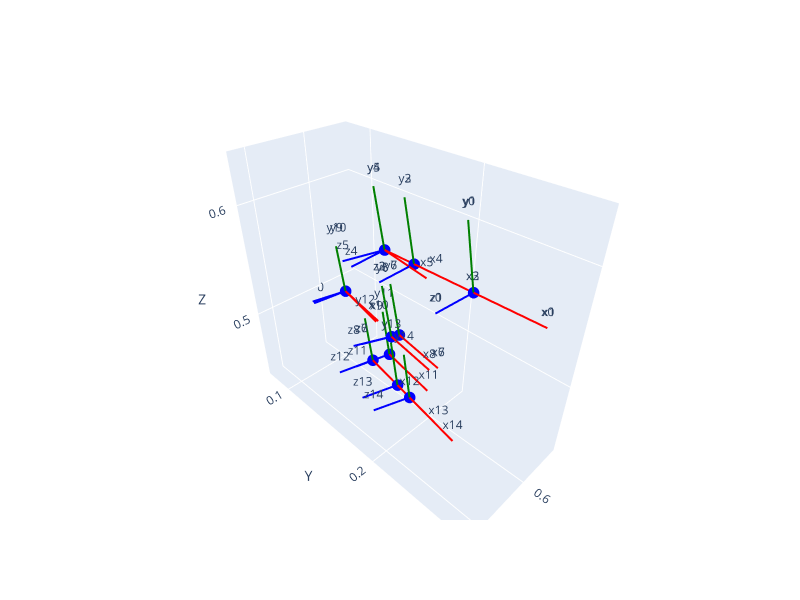

The notebook cell this image was saved under:
### Code cell
def plot_poses(poses, scale=0.05, axis_labels=True, pose_labels=None, ax=None, figsize=(8, 6)):
    """
    Visualize 4x4 pose matrices as coordinate frames using Plotly.
    - poses: single 4x4 array or iterable/array of shape (N,4,4)
    - scale: length of drawn axes
    - axis_labels: annotate axes ('x','y','z') for each pose
    - ax: ignored (kept for compatibility)
    Returns the plotly Figure.
    """
    poses = np.asarray(poses)
    if poses.ndim == 2 and poses.shape == (4, 4):
        poses = poses[None, ...]
    assert poses.ndim == 3 and poses.shape[1:] == (4, 4), "poses must be (N,4,4) or (4,4)"

    fig = go.Figure()
    all_points = []

    pose_labels = pose_labels if pose_labels is not None else list(range(len(poses)))

    for i, pose in zip(pose_labels, poses):
        t = pose[:3, 3]
        R = pose[:3, :3]
        for vec, color, lbl in zip(R.T, ("red", "green", "blue"), ("x", "y", "z")):
            end = t + vec * scale
            line = np.vstack([t, end])
            fig.add_trace(go.Scatter3d(
                x=line[:, 0], y=line[:, 1], z=line[:, 2],
                mode="lines", line=dict(color=color, width=4), showlegend=False
            ))
            fig.add_trace(go.Scatter3d(
                x=[t[0]], y=[t[1]], z=[t[2]],
                mode="markers", marker=dict(color=color, size=4), showlegend=False
            ))
            if axis_labels:
                fig.add_trace(go.Scatter3d(
                    x=[end[0]], y=[end[1]], z=[end[2]],
                    mode="text", text=[f"{lbl}{i}"], textposition="top center",
                    showlegend=False
                ))
        all_points.extend([t, t + R[:, 0] * scale, t + R[:, 1] * scale, t + R[:, 2] * scale])

    all_points = np.vstack(all_points)
    mins = all_points.min(axis=0)
    maxs = all_points.max(axis=0)
    centers = 0.5 * (mins + maxs)
    radius = (maxs - mins).max() / 2.0

    fig.update_layout(
        scene=dict(
            xaxis=dict(title="X", range=[centers[0] - radius, centers[0] + radius]),
            yaxis=dict(title="Y", range=[centers[1] - radius, centers[1] + radius]),
            zaxis=dict(title="Z", range=[centers[2] - radius, centers[2] + radius]),
        ),
        width=figsize[0] * 100,
        height=figsize[1] * 100,
    )
    # fig.show()
    return fig

# Only keep one pose per image
unique_img_df = data.groupby("img").first()
poses = unique_img_df["pose"].values
img_idxes = unique_img_df.index.values

plot_poses(np.stack(poses), pose_labels=img_idxes)

### Figure 1 — Plotly figure (JSON) as saved in the notebook; plotly's stock layout.template omitted (floating-point values rounded to 4 significant figures)
{"data": [{"line": {"color": "red", "width": 4}, "mode": "lines", "showlegend": false, "type": "scatter3d", "x": [0.6176, 0.6263], "y": [0.2336, 0.2827], "z": [0.5795, 0.5836]}, {"marker": {"color": "red", "size": 4}, "mode": "markers", "showlegend": false, "type": "scatter3d", "x": [0.6176], "y": [0.2336], "z": [0.5795]}, {"mode": "text", "showlegend": false, "text": ["x0"], "textposition": "top center", "type": "scatter3d", "x": [0.6263], "y": [0.2827], "z": [0.5836]}, {"line": {"color": "green", "width": 4}, "mode": "lines", "showlegend": false, "type": "scatter3d", "x": [0.6176, 0.6248], "y": [0.2336, 0.2282], "z": [0.5795, 0.6287]}, {"marker": {"color": "green", "size": 4}, "mode": "markers", "showlegend": false, "type": "scatter3d", "x": [0.6176], "y": [0.2336], "z": [0.5795]}, {"mode": "text", "showlegend": false, "text": ["y0"], "textposition": "top center", "type": "scatter3d", "x": [0.6248], "y": [0.2282], "z": [0.6287]}, {"line": {"color": "blue", "width": 4}, "mode": "lines", "showlegend": false, "type": "scatter3d", "x": [0.6176, 0.6663], "y": [0.2336, 0.2256], "z": [0.5795, 0.5715]}, {"marker": {"color": "blue", "size": 4}, "mode": "markers", "showlegend": false, "type": "scatter3d", "x": [0.6176], "y": [0.2336], "z": [0.5795]}, {"mode": "text", "showlegend": false, "text": ["z0"], "textposition": "top center", "type": "scatter3d", "x": [0.6663], "y": [0.2256], "z": [0.5715]}, {"line": {"color": "red", "width": 4}, "mode": "lines", "showlegend": false, "type": "scatter3d", "x": [0.6176, 0.6263], "y": [0.2336, 0.2827], "z": [0.5795, 0.5836]}, {"marker": {"color": "red", "size": 4}, "mode": "markers", "showlegend": false, "type": "scatter3d", "x": [0.6176], "y": [0.2336], "z": [0.5795]}, {"mode": "text", "showlegend": false, "text": ["x1"], "textposition": "top center", "type": "scatter3d", "x": [0.6263], "y": [0.2827], "z": [0.5836]}, {"line": {"color": "green", "width": 4}, "mode": "lines", "showlegend": false, "type": "scatter3d", "x": [0.6176, 0.6248], "y": [0.2336, 0.2282], "z": [0.5795, 0.6287]}, {"marker": {"color": "green", "size": 4}, "mode": "markers", "showlegend": false, "type": "scatter3d", "x": [0.6176], "y": [0.2336], "z": [0.5795]}, {"mode": "text", "showlegend": false, "text": ["y1"], "textposition": "top center", "type": "scatter3d", "x": [0.6248], "y": [0.2282], "z": [0.6287]}, {"line": {"color": "blue", "width": 4}, "mode": "lines", "showlegend": false, "type": "scatter3d", "x": [0.6176, 0.6663], "y": [0.2336, 0.2256], "z": [0.5795, 0.5715]}, {"marker": {"color": "blue", "size": 4}, "mode": "markers", "showlegend": false, "type": "scatter3d", "x": [0.6176], "y": [0.2336], "z": [0.5795]}, {"mode": "text", "showlegend": false, "text": ["z1"], "textposition": "top center", "type": "scatter3d", "x": [0.6663], "y": [0.2256], "z": [0.5715]}, {"line": {"color": "red", "width": 4}, "mode": "lines", "showlegend": false, "type": "scatter3d", "x": [0.6087, 0.6174], "y": [0.1838, 0.2329], "z": [0.5753, 0.5794]}, {"marker": {"color": "red", "size": 4}, "mode": "markers", "showlegend": false, "type": "scatter3d", "x": [0.6087], "y": [0.1838], "z": [0.5753]}, {"mode": "text", "showlegend": false, "text": ["x2"], "textposition": "top center", "type": "scatter3d", "x": [0.6174], "y": [0.2329], "z": [0.5794]}, {"line": {"color": "green", "width": 4}, "mode": "lines", "showlegend": false, "type": "scatter3d", "x": [0.6087, 0.6159], "y": [0.1838, 0.1784], "z": [0.5753, 0.6245]}, {"marker": {"color": "green", "size": 4}, "mode": "markers", "showlegend": false, "type": "scatter3d", "x": [0.6087], "y": [0.1838], "z": [0.5753]}, {"mode": "text", "showlegend": false, "text": ["y2"], "textposition": "top center", "type": "scatter3d", "x": [0.6159], "y": [0.1784], "z": [0.6245]}, {"line": {"color": "blue", "width": 4}, "mode": "lines", "showlegend": false, "type": "scatter3d", "x": [0.6087, 0.6574], "y": [0.1838, 0.1758], "z": [0.5753, 0.5673]}, {"marker": {"color": "blue", "size": 4}, "mode": "markers", "showlegend": false, "type": "scatter3d", "x": [0.6087], "y": [0.1838], "z": [0.5753]}, {"mode": "text", "showlegend": false, "text": ["z2"], "textposition": "top center", "type": "scatter3d", "x": [0.6574], "y": [0.1758], "z": [0.5673]}, {"line": {"color": "red", "width": 4}, "mode": "lines", "showlegend": false, "type": "scatter3d", "x": [0.6087, 0.6174], "y": [0.1838, 0.2329], "z": [0.5753, 0.5794]}, {"marker": {"color": "red", "size": 4}, "mode": "markers", "showlegend": false, "type": "scatter3d", "x": [0.6087], "y": [0.1838], "z": [0.5753]}, {"mode": "text", "showlegend": false, "text": ["x3"], "textposition": "top center", "type": "scatter3d", "x": [0.6174], "y": [0.2329], "z": [0.5794]}, {"line": {"color": "green", "width": 4}, "mode": "lines", "showlegend": false, "type": "scatter3d", "x": [0.6087, 0.6159], "y": [0.1838, 0.1784], "z": [0.5753, 0.6245]}, {"marker": {"color": "green", "size": 4}, "mode": "markers", "showlegend": false, "type": "scatter3d", "x": [0.6087], "y": [0.1838], "z": [0.5753]}, {"mode": "text", "showlegend": false, "text": ["y3"], "textposition": "top center", "type": "scatter3d", "x": [0.6159], "y": [0.1784], "z": [0.6245]}, {"line": {"color": "blue", "width": 4}, "mode": "lines", "showlegend": false, "type": "scatter3d", "x": [0.6087, 0.6574], "y": [0.1838, 0.1758], "z": [0.5753, 0.5673]}, {"marker": {"color": "blue", "size": 4}, "mode": "markers", "showlegend": false, "type": "scatter3d", "x": [0.6087], "y": [0.1838], "z": [0.5753]}, {"mode": "text", "showlegend": false, "text": ["z3"], "textposition": "top center", "type": "scatter3d", "x": [0.6574], "y": [0.1758], "z": [0.5673]}, {"line": {"color": "red", "width": 4}, "mode": "lines", "showlegend": false, "type": "scatter3d", "x": [0.6036, 0.6124], "y": [0.1545, 0.2036], "z": [0.5729, 0.577]}, {"marker": {"color": "red", "size": 4}, "mode": "markers", "showlegend": false, "type": "scatter3d", "x": [0.6036], "y": [0.1545], "z": [0.5729]}, {"mode": "text", "showlegend": false, "text": ["x4"], "textposition": "top center", "type": "scatter3d", "x": [0.6124], "y": [0.2036], "z": [0.577]}, {"line": {"color": "green", "width": 4}, "mode": "lines", "showlegend": false, "type": "scatter3d", "x": [0.6036, 0.6108], "y": [0.1545, 0.1491], "z": [0.5729, 0.6221]}, {"marker": {"color": "green", "size": 4}, "mode": "markers", "showlegend": false, "type": "scatter3d", "x": [0.6036], "y": [0.1545], "z": [0.5729]}, {"mode": "text", "showlegend": false, "text": ["y4"], "textposition": "top center", "type": "scatter3d", "x": [0.6108], "y": [0.1491], "z": [0.6221]}, {"line": {"color": "blue", "width": 4}, "mode": "lines", "showlegend": false, "type": "scatter3d", "x": [0.6036, 0.6523], "y": [0.1545, 0.1465], "z": [0.5729, 0.5649]}, {"marker": {"color": "blue", "size": 4}, "mode": "markers", "showlegend": false, "type": "scatter3d", "x": [0.6036], "y": [0.1545], "z": [0.5729]}, {"mode": "text", "showlegend": false, "text": ["z4"], "textposition": "top center", "type": "scatter3d", "x": [0.6523], "y": [0.1465], "z": [0.5649]}, {"line": {"color": "red", "width": 4}, "mode": "lines", "showlegend": false, "type": "scatter3d", "x": [0.6035, 0.623], "y": [0.1545, 0.2005], "z": [0.5728, 0.575]}, {"marker": {"color": "red", "size": 4}, "mode": "markers", "showlegend": false, "type": "scatter3d", "x": [0.6035], "y": [0.1545], "z": [0.5728]}, {"mode": "text", "showlegend": false, "text": ["x5"], "textposition": "top center", "type": "scatter3d", "x": [0.623], "y": [0.2005], "z": [0.575]}, {"line": {"color": "green", "width": 4}, "mode": "lines", "showlegend": false, "type": "scatter3d", "x": [0.6035, 0.6107], "y": [0.1545, 0.1491], "z": [0.5728, 0.622]}, {"marker": {"color": "green", "size": 4}, "mode": "markers", "showlegend": false, "type": "scatter3d", "x": [0.6035], "y": [0.1545], "z": [0.5728]}, {"mode": "text", "showlegend": false, "text": ["y5"], "textposition": "top center", "type": "scatter3d", "x": [0.6107], "y": [0.1491], "z": [0.622]}, {"line": {"color": "blue", "width": 4}, "mode": "lines", "showlegend": false, "type": "scatter3d", "x": [0.6035, 0.649], "y": [0.1545, 0.1356], "z": [0.5728, 0.5641]}, {"marker": {"color": "blue", "size": 4}, "mode": "markers", "showlegend": false, "type": "scatter3d", "x": [0.6035], "y": [0.1545], "z": [0.5728]}, {"mode": "text", "showlegend": false, "text": ["z5"], "textposition": "top center", "type": "scatter3d", "x": [0.649], "y": [0.1356], "z": [0.5641]}, {"line": {"color": "red", "width": 4}, "mode": "lines", "showlegend": false, "type": "scatter3d", "x": [0.592, 0.6115], "y": [0.1629, 0.2089], "z": [0.494, 0.4962]}, {"marker": {"color": "red", "size": 4}, "mode": "markers", "showlegend": false, "type": "scatter3d", "x": [0.592], "y": [0.1629], "z": [0.494]}, {"mode": "text", "showlegend": false, "text": ["x6"], "textposition": "top center", "type": "scatter3d", "x": [0.6115], "y": [0.2089], "z": [0.4962]}, {"line": {"color": "green", "width": 4}, "mode": "lines", "showlegend": false, "type": "scatter3d", "x": [0.592, 0.5992], "y": [0.1629, 0.1575], "z": [0.494, 0.5432]}, {"marker": {"color": "green", "size": 4}, "mode": "markers", "showlegend": false, "type": "scatter3d", "x": [0.592], "y": [0.1629], "z": [0.494]}, {"mode": "text", "showlegend": false, "text": ["y6"], "textposition": "top center", "type": "scatter3d", "x": [0.5992], "y": [0.1575], "z": [0.5432]}, {"line": {"color": "blue", "width": 4}, "mode": "lines", "showlegend": false, "type": "scatter3d", "x": [0.592, 0.6375], "y": [0.1629, 0.144], "z": [0.494, 0.4853]}, {"marker": {"color": "blue", "size": 4}, "mode": "markers", "showlegend": false, "type": "scatter3d", "x": [0.592], "y": [0.1629], "z": [0.494]}, {"mode": "text", "showlegend": false, "text": ["z6"], "textposition": "top center", "type": "scatter3d", "x": [0.6375], "y": [0.144], "z": [0.4853]}, {"line": {"color": "red", "width": 4}, "mode": "lines", "showlegend": false, "type": "scatter3d", "x": [0.592, 0.6115], "y": [0.1629, 0.2089], "z": [0.494, 0.4962]}, {"marker": {"color": "red", "size": 4}, "mode": "markers", "showlegend": false, "type": "scatter3d", "x": [0.592], "y": [0.1629], "z": [0.494]}, {"mode": "text", "showlegend": false, "text": ["x7"], "textposition": "top center", "type": "scatter3d", "x": [0.6115], "y": [0.2089], "z": [0.4962]}, {"line": {"color": "green", "width": 4}, "mode": "lines", "showlegend": false, "type": "scatter3d", "x": [0.592, 0.5992], "y": [0.1629, 0.1575], "z": [0.494, 0.5432]}, {"marker": {"color": "green", "size": 4}, "mode": "markers", "showlegend": false, "type": "scatter3d", "x": [0.592], "y": [0.1629], "z": [0.494]}, {"mode": "text", "showlegend": false, "text": ["y7"], "textposition": "top center", "type": "scatter3d", "x": [0.5992], "y": [0.1575], "z": [0.5432]}, {"line": {"color": "blue", "width": 4}, "mode": "lines", "showlegend": false, "type": "scatter3d", "x": [0.592, 0.6375], "y": [0.1629, 0.144], "z": [0.494, 0.4853]}, {"marker": {"color": "blue", "size": 4}, "mode": "markers", "showlegend": false, "type": "scatter3d", "x": [0.592], "y": [0.1629], "z": [0.494]}, {"mode": "text", "showlegend": false, "text": ["z7"], "textposition": "top center", "type": "scatter3d", "x": [0.6375], "y": [0.144], "z": [0.4853]}, {"line": {"color": "red", "width": 4}, "mode": "lines", "showlegend": false, "type": "scatter3d", "x": [0.6012, 0.6207], "y": [0.1589, 0.2049], "z": [0.4923, 0.4945]}, {"marker": {"color": "red", "size": 4}, "mode": "markers", "showlegend": false, "type": "scatter3d", "x": [0.6012], "y": [0.1589], "z": [0.4923]}, {"mode": "text", "showlegend": false, "text": ["x8"], "textposition": "top center", "type": "scatter3d", "x": [0.6207], "y": [0.2049], "z": [0.4945]}, {"line": {"color": "green", "width": 4}, "mode": "lines", "showlegend": false, "type": "scatter3d", "x": [0.6012, 0.6084], "y": [0.1589, 0.1535], "z": [0.4923, 0.5415]}, {"marker": {"color": "green", "size": 4}, "mode": "markers", "showlegend": false, "type": "scatter3d", "x": [0.6012], "y": [0.1589], "z": [0.4923]}, {"mode": "text", "showlegend": false, "text": ["y8"], "textposition": "top center", "type": "scatter3d", "x": [0.6084], "y": [0.1535], "z": [0.5415]}, {"line": {"color": "blue", "width": 4}, "mode": "lines", "showlegend": false, "type": "scatter3d", "x": [0.6012, 0.6467], "y": [0.1589, 0.14], "z": [0.4923, 0.4836]}, {"marker": {"color": "blue", "size": 4}, "mode": "markers", "showlegend": false, "type": "scatter3d", "x": [0.6012], "y": [0.1589], "z": [0.4923]}, {"mode": "text", "showlegend": false, "text": ["z8"], "textposition": "top center", "type": "scatter3d", "x": [0.6467], "y": [0.14], "z": [0.4836]}, {"line": {"color": "red", "width": 4}, "mode": "lines", "showlegend": false, "type": "scatter3d", "x": [0.5747, 0.593], "y": [0.09199, 0.1384], "z": [0.4965, 0.4934]}, {"marker": {"color": "red", "size": 4}, "mode": "markers", "showlegend": false, "type": "scatter3d", "x": [0.5747], "y": [0.09199], "z": [0.4965]}, {"mode": "text", "showlegend": false, "text": ["x9"], "textposition": "top center", "type": "scatter3d", "x": [0.593], "y": [0.1384], "z": [0.4934]}, {"line": {"color": "green", "width": 4}, "mode": "lines", "showlegend": false, "type": "scatter3d", "x": [0.5747, 0.5857], "y": [0.09199, 0.09087], "z": [0.4965, 0.5453]}, {"marker": {"color": "green", "size": 4}, "mode": "markers", "showlegend": false, "type": "scatter3d", "x": [0.5747], "y": [0.09199], "z": [0.4965]}, {"mode": "text", "showlegend": false, "text": ["y9"], "textposition": "top center", "type": "scatter3d", "x": [0.5857], "y": [0.09087], "z": [0.5453]}, {"line": {"color": "blue", "width": 4}, "mode": "lines", "showlegend": false, "type": "scatter3d", "x": [0.5747, 0.6199], "y": [0.09199, 0.07345], "z": [0.4965, 0.4858]}, {"marker": {"color": "blue", "size": 4}, "mode": "markers", "showlegend": false, "type": "scatter3d", "x": [0.5747], "y": [0.09199], "z": [0.4965]}, {"mode": "text", "showlegend": false, "text": ["z9"], "textposition": "top center", "type": "scatter3d", "x": [0.6199], "y": [0.07345], "z": [0.4858]}, {"line": {"color": "red", "width": 4}, "mode": "lines", "showlegend": false, "type": "scatter3d", "x": [0.5747, 0.5905], "y": [0.09199, 0.1394], "z": [0.4965, 0.494]}, {"marker": {"color": "red", "size": 4}, "mode": "markers", "showlegend": false, "type": "scatter3d", "x": [0.5747], "y": [0.09199], "z": [0.4965]}, {"mode": "text", "showlegend": false, "text": ["x10"], "textposition": "top center", "type": "scatter3d", "x": [0.5905], "y": [0.1394], "z": [0.494]}, {"line": {"color": "green", "width": 4}, "mode": "lines", "showlegend": false, "type": "scatter3d", "x": [0.5747, 0.5857], "y": [0.09199, 0.09087], "z": [0.4965, 0.5453]}, {"marker": {"color": "green", "size": 4}, "mode": "markers", "showlegend": false, "type": "scatter3d", "x": [0.5747], "y": [0.09199], "z": [0.4965]}, {"mode": "text", "showlegend": false, "text": ["y10"], "textposition": "top center", "type": "scatter3d", "x": [0.5857], "y": [0.09087], "z": [0.5453]}, {"line": {"color": "blue", "width": 4}, "mode": "lines", "showlegend": false, "type": "scatter3d", "x": [0.5747, 0.6209], "y": [0.09199, 0.07609], "z": [0.4965, 0.4857]}, {"marker": {"color": "blue", "size": 4}, "mode": "markers", "showlegend": false, "type": "scatter3d", "x": [0.5747], "y": [0.09199], "z": [0.4965]}, {"mode": "text", "showlegend": false, "text": ["z10"], "textposition": "top center", "type": "scatter3d", "x": [0.6209], "y": [0.07609], "z": [0.4857]}, {"line": {"color": "red", "width": 4}, "mode": "lines", "showlegend": false, "type": "scatter3d", "x": [0.5863, 0.6021], "y": [0.1492, 0.1966], "z": [0.4619, 0.4594]}, {"marker": {"color": "red", "size": 4}, "mode": "markers", "showlegend": false, "type": "scatter3d", "x": [0.5863], "y": [0.1492], "z": [0.4619]}, {"mode": "text", "showlegend": false, "text": ["x11"], "textposition": "top center", "type": "scatter3d", "x": [0.6021], "y": [0.1966], "z": [0.4594]}, {"line": {"color": "green", "width": 4}, "mode": "lines", "showlegend": false, "type": "scatter3d", "x": [0.5863, 0.5973], "y": [0.1492, 0.1481], "z": [0.4619, 0.5107]}, {"marker": {"color": "green", "size": 4}, "mode": "markers", "showlegend": false, "type": "scatter3d", "x": [0.5863], "y": [0.1492], "z": [0.4619]}, {"mode": "text", "showlegend": false, "text": ["y11"], "textposition": "top center", "type": "scatter3d", "x": [0.5973], "y": [0.1481], "z": [0.5107]}, {"line": {"color": "blue", "width": 4}, "mode": "lines", "showlegend": false, "type": "scatter3d", "x": [0.5863, 0.6325], "y": [0.1492, 0.1333], "z": [0.4619, 0.4511]}, {"marker": {"color": "blue", "size": 4}, "mode": "markers", "showlegend": false, "type": "scatter3d", "x": [0.5863], "y": [0.1492], "z": [0.4619]}, {"mode": "text", "showlegend": false, "text": ["z11"], "textposition": "top center", "type": "scatter3d", "x": [0.6325], "y": [0.1333], "z": [0.4511]}, {"line": {"color": "red", "width": 4}, "mode": "lines", "showlegend": false, "type": "scatter3d", "x": [0.6091, 0.6249], "y": [0.1411, 0.1885], "z": [0.4566, 0.4541]}, {"marker": {"color": "red", "size": 4}, "mode": "markers", "showlegend": false, "type": "scatter3d", "x": [0.6091], "y": [0.1411], "z": [0.4566]}, {"mode": "text", "showlegend": false, "text": ["x12"], "textposition": "top center", "type": "scatter3d", "x": [0.6249], "y": [0.1885], "z": [0.4541]}, {"line": {"color": "green", "width": 4}, "mode": "lines", "showlegend": false, "type": "scatter3d", "x": [0.6091, 0.6201], "y": [0.1411, 0.14], "z": [0.4566, 0.5054]}, {"marker": {"color": "green", "size": 4}, "mode": "markers", "showlegend": false, "type": "scatter3d", "x": [0.6091], "y": [0.1411], "z": [0.4566]}, {"mode": "text", "showlegend": false, "text": ["y12"], "textposition": "top center", "type": "scatter3d", "x": [0.6201], "y": [0.14], "z": [0.5054]}, {"line": {"color": "blue", "width": 4}, "mode": "lines", "showlegend": false, "type": "scatter3d", "x": [0.6091, 0.6552], "y": [0.1411, 0.1252], "z": [0.4566, 0.4458]}, {"marker": {"color": "blue", "size": 4}, "mode": "markers", "showlegend": false, "type": "scatter3d", "x": [0.6091], "y": [0.1411], "z": [0.4566]}, {"mode": "text", "showlegend": false, "text": ["z12"], "textposition": "top center", "type": "scatter3d", "x": [0.6552], "y": [0.1252], "z": [0.4458]}, {"line": {"color": "red", "width": 4}, "mode": "lines", "showlegend": false, "type": "scatter3d", "x": [0.62, 0.6358], "y": [0.1739, 0.2213], "z": [0.455, 0.4525]}, {"marker": {"color": "red", "size": 4}, "mode": "markers", "showlegend": false, "type": "scatter3d", "x": [0.62], "y": [0.1739], "z": [0.455]}, {"mode": "text", "showlegend": false, "text": ["x13"], "textposition": "top center", "type": "scatter3d", "x": [0.6358], "y": [0.2213], "z": [0.4525]}, {"line": {"color": "green", "width": 4}, "mode": "lines", "showlegend": false, "type": "scatter3d", "x": [0.62, 0.631], "y": [0.1739, 0.1728], "z": [0.455, 0.5038]}, {"marker": {"color": "green", "size": 4}, "mode": "markers", "showlegend": false, "type": "scatter3d", "x": [0.62], "y": [0.1739], "z": [0.455]}, {"mode": "text", "showlegend": false, "text": ["y13"], "textposition": "top center", "type": "scatter3d", "x": [0.631], "y": [0.1728], "z": [0.5038]}, {"line": {"color": "blue", "width": 4}, "mode": "lines", "showlegend": false, "type": "scatter3d", "x": [0.62, 0.6661], "y": [0.1739, 0.158], "z": [0.455, 0.4442]}, {"marker": {"color": "blue", "size": 4}, "mode": "markers", "showlegend": false, "type": "scatter3d", "x": [0.62], "y": [0.1739], "z": [0.455]}, {"mode": "text", "showlegend": false, "text": ["z13"], "textposition": "top center", "type": "scatter3d", "x": [0.6661], "y": [0.158], "z": [0.4442]}, {"line": {"color": "red", "width": 4}, "mode": "lines", "showlegend": false, "type": "scatter3d", "x": [0.6252, 0.641], "y": [0.1889, 0.2363], "z": [0.4543, 0.4518]}, {"marker": {"color": "red", "size": 4}, "mode": "markers", "showlegend": false, "type": "scatter3d", "x": [0.6252], "y": [0.1889], "z": [0.4543]}, {"mode": "text", "showlegend": false, "text": ["x14"], "textposition": "top center", "type": "scatter3d", "x": [0.641], "y": [0.2363], "z": [0.4518]}, {"line": {"color": "green", "width": 4}, "mode": "lines", "showlegend": false, "type": "scatter3d", "x": [0.6252, 0.6362], "y": [0.1889, 0.1878], "z": [0.4543, 0.5031]}, {"marker": {"color": "green", "size": 4}, "mode": "markers", "showlegend": false, "type": "scatter3d", "x": [0.6252], "y": [0.1889], "z": [0.4543]}, {"mode": "text", "showlegend": false, "text": ["y14"], "textposition": "top center", "type": "scatter3d", "x": [0.6362], "y": [0.1878], "z": [0.5031]}, {"line": {"color": "blue", "width": 4}, "mode": "lines", "showlegend": false, "type": "scatter3d", "x": [0.6252, 0.6713], "y": [0.1889, 0.1729], "z": [0.4543, 0.4435]}, {"marker": {"color": "blue", "size": 4}, "mode": "markers", "showlegend": false, "type": "scatter3d", "x": [0.6252], "y": [0.1889], "z": [0.4543]}, {"mode": "text", "showlegend": false, "text": ["z14"], "textposition": "top center", "type": "scatter3d", "x": [0.6713], "y": [0.1729], "z": [0.4435]}], "layout": {"height": 600, "scene": {"xaxis": {"range": [0.5184, 0.7276], "title": {"text": "X"}}, "yaxis": {"range": [0.07345, 0.2827], "title": {"text": "Y"}}, "zaxis": {"range": [0.4315, 0.6407], "title": {"text": "Z"}}}, "width": 800}}
